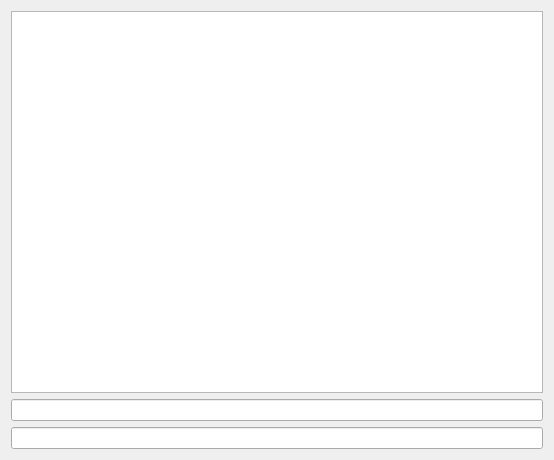
<?xml version="1.0" encoding="UTF-8"?>
<ui version="4.0">
 <class>MainForm</class>
 <widget class="QWidget" name="MainForm">
  <property name="geometry">
   <rect>
    <x>0</x>
    <y>0</y>
    <width>554</width>
    <height>460</height>
   </rect>
  </property>
  <layout class="QVBoxLayout" name="verticalLayout">
   <item>
    <widget class="QTextEdit" name="Common">
     <property name="readOnly">
      <bool>true</bool>
     </property>
    </widget>
   </item>
   <item>
    <widget class="QLineEdit" name="Peer">
     <property name="readOnly">
      <bool>true</bool>
     </property>
    </widget>
   </item>
   <item>
    <widget class="QLineEdit" name="Local"/>
   </item>
  </layout>
 </widget>
 <resources/>
 <connections/>
</ui>
